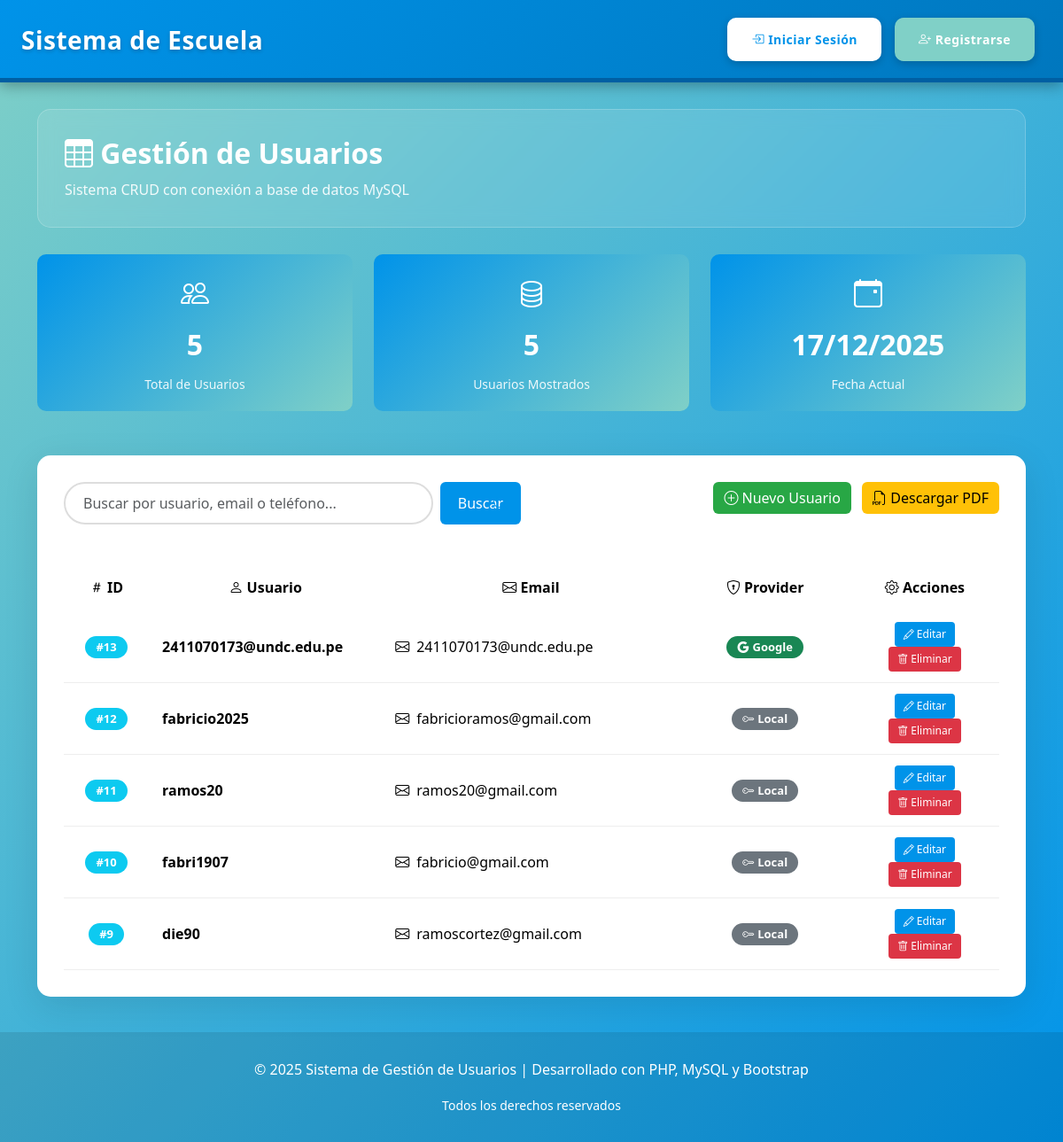
Page /menu.php on the committed database.
### tables this page shows
CREATE TABLE `users` (
  `id` int(11) NOT NULL,
  `username` varchar(50) NOT NULL,
  `password` varchar(255) NOT NULL,
  `email` varchar(50) NOT NULL,
  `oauth_google_id` varchar(255) DEFAULT NULL COMMENT 'ID de usuario de Google',
  `oauth_provider` varchar(50) DEFAULT NULL COMMENT 'Proveedor OAuth (google, facebook, github, etc.)',
  `oauth_created_at` timestamp NULL DEFAULT NULL COMMENT 'Fecha de creación de la cuenta OAuth',
  `oauth_updated_at` timestamp NULL DEFAULT NULL COMMENT 'Fecha de última actualización de OAuth'
);

### crud_handler.php (called while the page is built, shortened)
<?php
require_once __DIR__ . '/includes/conexionpdo.php';
function getAllUsers($search = '') {
    global $pdo;
    try {
        if (!empty($search)) {
            $query = "SELECT * FROM users
                      WHERE username LIKE ? OR email LIKE ?
                      ORDER BY id DESC";
            $stmt = $pdo->prepare($query);
            $search_term = "%$search%";
            $stmt->execute([$search_term, $search_term]);
        } else {
            $query = "SELECT * FROM users ORDER BY id DESC";
            $stmt = $pdo->prepare($query);
            $stmt->execute();
        }
        return $stmt->fetchAll(PDO::FETCH_ASSOC);
    } catch (PDOException $e) {
        error_log('Error en getAllUsers: ' . $e->getMessage());
        return [];
    }
}
function getUserStats() {
    global $pdo;
    try {
        $stmt = $pdo->prepare("SELECT COUNT(*) as total FROM users");
        $stmt->execute();
        $result = $stmt->fetch(PDO::FETCH_ASSOC);
        return [
            'total_users' => $result['total'] ?? 0,
            'last_updated' => date('Y-m-d H:i:s')
        ];
    } catch (PDOException $e) {
        error_log('Error en getUserStats: ' . $e->getMessage());
        return ['total_users' => 0];
    }
}
?>

### menu.php (the view, shortened to what this page needs)
<?php
require_once __DIR__ . '/crud_handler.php';
$search = $_GET['search'] ?? '';
$users = getAllUsers($search);
$stats = getUserStats();
?>
<!DOCTYPE html>
<html lang="es">
<head>
    <link href="https://cdn.jsdelivr.net/npm/bootstrap@5.3.2/dist/css/bootstrap.min.css" rel="stylesheet">
    <link rel="stylesheet" href="https://cdn.jsdelivr.net/npm/bootstrap-icons@1.11.1/font/bootstrap-icons.css">
</head>
<body>
    <nav class="navbar navbar-expand-lg navbar-light sticky-top">
        <div class="container-fluid">
            <a class="navbar-brand" href="menu.php">
                <i class="bi bi-school"></i>Sistema de Escuela
            </a>
            <div class="collapse navbar-collapse" id="navbarNav">
                <div class="navbar-nav ms-auto navbar-auth">
                    <a href="/phpweb/auth/login.php" class="btn btn-login">
                        <i class="bi bi-box-arrow-in-right"></i> Iniciar Sesión
                    </a>
                    <a href="/phpweb/auth/registrar.php" class="btn btn-register">
                        <i class="bi bi-person-plus"></i> Registrarse
                    </a>
                </div>
            </div>
        </div>
    </nav>
    <div class="container-lg" style="margin-top: 30px; margin-bottom: 30px;">
        <div class="page-header">
            <h1><i class="bi bi-table"></i> Gestión de Usuarios</h1>
            <p>Sistema CRUD con conexión a base de datos MySQL</p>
        </div>
        <div class="row">
            <div class="col-md-4">
                <div class="stats-box">
                    <i class="bi bi-people" style="font-size: 32px;"></i>
                    <div class="stat-number"><?php echo $stats['total_users']; ?></div>
                    <div class="stat-label">Total de Usuarios</div>
                </div>
            </div>
            <div class="col-md-4">
                <div class="stats-box">
                    <i class="bi bi-database" style="font-size: 32px;"></i>
                    <div class="stat-number"><?php echo count($users); ?></div>
                    <div class="stat-label">Usuarios Mostrados</div>
                </div>
            </div>
            <div class="col-md-4">
                <div class="stats-box">
                    <i class="bi bi-calendar-event" style="font-size: 32px;"></i>
                    <div class="stat-number"><?php echo date('d/m/Y'); ?></div>
                    <div class="stat-label">Fecha Actual</div>
                </div>
            </div>
        </div>
        <div class="main-container">
            <div class="row mb-4">
                <div class="col-md-6">
                    <div class="search-box">
                        <form method="GET" class="d-flex">
                            <input type="text" name="search" class="form-control" placeholder="Buscar por usuario, email o teléfono..." value="<?php echo htmlspecialchars($search); ?>">
                            <button type="submit" class="btn btn-primary ms-2">
                                <i class="bi bi-search"></i>Buscar
                            </button>
                        </form>
                    </div>
                </div>
                <div class="col-md-6 text-end">
                    <button class="btn btn-success me-2" data-bs-toggle="modal" data-bs-target="#addUserModal">
                        <i class="bi bi-plus-circle"></i> Nuevo Usuario
                    </button>
                    <a href="pdf_generator.php?action=download" class="btn btn-warning" target="_blank">
                        <i class="bi bi-filetype-pdf"></i> Descargar PDF
                    </a>
                </div>
            </div>
            <div class="table-responsive">
                <?php if (!empty($users)): ?>
                    <table class="table table-hover">
                        <thead>
                            <tr>
                                <th style="width: 8%; text-align: center;">
                                    <i class="bi bi-hash"></i> ID
                                </th>
                                <th style="width: 20%;">
                                    <i class="bi bi-person"></i> Usuario
                                </th>
                                <th style="width: 28%;">
                                    <i class="bi bi-envelope"></i> Email
                                </th>
                                <th style="width: 16%;">
                                    <i class="bi bi-shield-lock"></i> Provider
                                </th>
                                <th style="width: 14%; text-align: center;">
                                    <i class="bi bi-gear"></i> Acciones
                                </th>
                            </tr>
                        </thead>
                        <tbody>
                            <?php foreach ($users as $user): ?>
                                <tr>
                                    <td style="text-align: center;">
                                        <span class="badge bg-info">#<?php echo htmlspecialchars($user['id']); ?></span>
                                    </td>
                                    <td>
                                        <strong><?php echo htmlspecialchars($user['username']); ?></strong>
                                    </td>
                                    <td>
                                        <i class="bi bi-envelope me-2"></i><?php echo htmlspecialchars($user['email']); ?>
                                    </td>
                                    <td style="text-align: center;">
                                        <?php if (!empty($user['oauth_provider'])): ?>
                                            <span class="badge bg-success">
                                                <i class="bi bi-google me-1"></i><?php echo htmlspecialchars(ucfirst($user['oauth_provider'])); ?>
                                            </span>
                                        <?php else: ?>
                                            <span class="badge bg-secondary">
                                                <i class="bi bi-key me-1"></i>Local
                                            </span>
                                        <?php endif; ?>
                                    </td>
                                    <td style="text-align: center;">
                                        <a href="?edit=<?php echo $user['id']; ?>" class="btn btn-sm btn-primary" title="Editar">
                                            <i class="bi bi-pencil"></i> Editar
                                        </a>
                                        <button class="btn btn-sm btn-danger" data-bs-toggle="modal" data-bs-target="#deleteModal"
                                                onclick="setDeleteUser(<?php echo $user['id']; ?>, '<?php echo htmlspecialchars($user['username']); ?>')">
                                            <i class="bi bi-trash"></i> Eliminar
                                        </button>
                                    </td>
                                </tr>
                            <?php endforeach; ?>
                        </tbody>
                    </table>
                <?php endif; ?>
            </div>
        </div>
    </div>
    <footer>
        <div class="container">
            <p>&copy; 2025 Sistema de Gestión de Usuarios | Desarrollado con PHP, MySQL y Bootstrap</p>
            <small>Todos los derechos reservados</small>
        </div>
    </footer>
</body>
</html>

### menu.php (style rules this page uses)
:root { --primary-color: #0093E9; --secondary-color: #80D0C7; --danger-color: #DC3545; --success-color: #28A745; --warning-color: #FFC107; }
* { margin: 0; padding: 0; box-sizing: border-box; }
body { background: linear-gradient(-45deg, var(--primary-color), var(--secondary-color)); min-height: 100vh; font-family: 'Segoe UI', Tahoma, Geneva, Verdana, sans-serif; }
.navbar { background: linear-gradient(135deg, #0093E9 0%, #0077be 100%) !important; box-shadow: 0 4px 15px rgba(0, 0, 0, 0.3); border-bottom: 5px solid #005fa3; padding: 15px 0; position: sticky; top: 0; z-index: 1000; }
.navbar-brand { font-weight: 700; color: white !important; font-size: 28px; text-shadow: 0 2px 4px rgba(0, 0, 0, 0.2); letter-spacing: 0.5px; }
.navbar-auth { display: flex; gap: 15px; align-items: center; margin-right: 20px; }
.btn-login, .btn-register { padding: 12px 25px; border-radius: 10px; font-weight: 700; text-decoration: none; transition: all 0.3s ease; border: 2px solid white; cursor: pointer; font-size: 14px; letter-spacing: 0.5px; box-shadow: 0 3px 10px rgba(0, 0, 0, 0.2); }
.btn-login { background: white; color: #0093E9; }
.btn-register { background: #80D0C7; color: white; border-color: #80D0C7; }
.page-header { background: rgba(255, 255, 255, 0.1); backdrop-filter: blur(10px); border-radius: 15px; padding: 30px; margin: 30px 0; color: white; border: 1px solid rgba(255, 255, 255, 0.2); }
.page-header h1 { font-size: 32px; font-weight: 700; margin-bottom: 10px; }
.page-header p { font-size: 16px; opacity: 0.9; margin: 0; }
.main-container { background: white; border-radius: 15px; box-shadow: 0 10px 40px rgba(0, 0, 0, 0.1); padding: 30px; margin: 30px 0; }
.stats-box { background: linear-gradient(135deg, var(--primary-color), var(--secondary-color)); color: white; padding: 20px; border-radius: 10px; text-align: center; margin-bottom: 20px; }
.stats-box .stat-number { font-size: 32px; font-weight: 700; margin: 10px 0; }
.stats-box .stat-label { font-size: 14px; opacity: 0.9; }
.btn-primary { background: var(--primary-color) !important; border: none; padding: 10px 20px; transition: all 0.3s ease; }
.btn-danger { background: var(--danger-color) !important; border: none; }
.btn-success { background: var(--success-color) !important; border: none; }
.btn-warning { background: var(--warning-color) !important; border: none; color: black; }
.btn-sm { padding: 5px 10px; font-size: 12px; }
.table { margin-bottom: 0; }
.table thead { background: linear-gradient(135deg, var(--primary-color), #0077be); color: white; }
.table thead th { border: none; font-weight: 600; padding: 15px; text-align: center; }
.table tbody td { vertical-align: middle; padding: 12px 15px; border-color: #eee; }
.table tbody tr:nth-child(even) { background-color: #f9f9f9; }
.badge { padding: 6px 12px; border-radius: 20px; font-size: 13px; }
.search-box { position: relative; margin-bottom: 20px; }
.search-box input { border-radius: 25px; padding: 10px 20px; border: 2px solid #ddd; transition: all 0.3s ease; }
.search-box i { position: absolute; right: 15px; top: 50%; transform: translateY(-50%); color: var(--primary-color); }
footer { background: rgba(0, 0, 0, 0.1); color: white; text-align: center; padding: 30px 0; margin-top: 40px; }

### rows in the picture
users: id "13", username "2411070173@undc.edu.pe", email "2411070173@undc.edu.pe", oauth_provider "Google"
users: id "12", username "fabricio2025", email "fabricioramos@gmail.com", shows "Local"
users: id "11", username "ramos20", email "ramos20@gmail.com", shows "Local"
users: id "10", username "fabri1907", email "fabricio@gmail.com", shows "Local"
users: id "9", username "die90", email "ramoscortez@gmail.com", shows "Local"

### other values in the picture
$stats['total_users'] "5"
count($users) "5"
